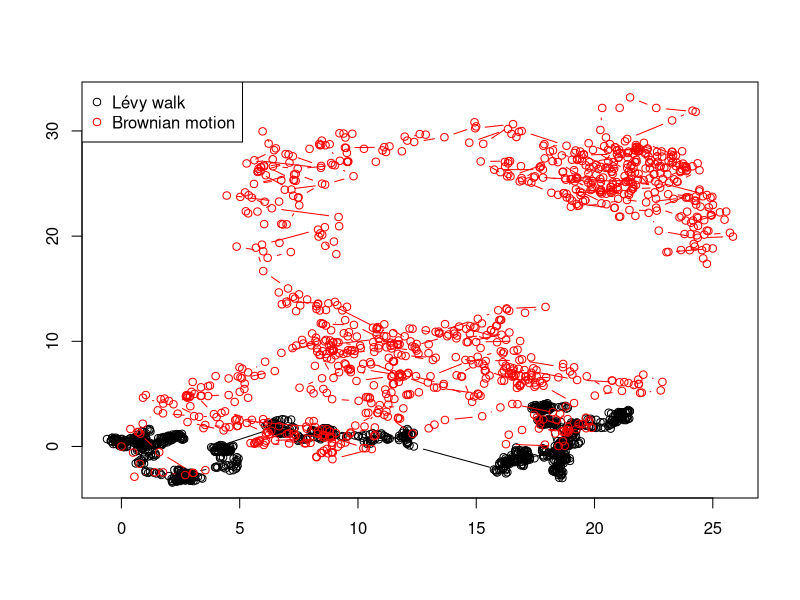
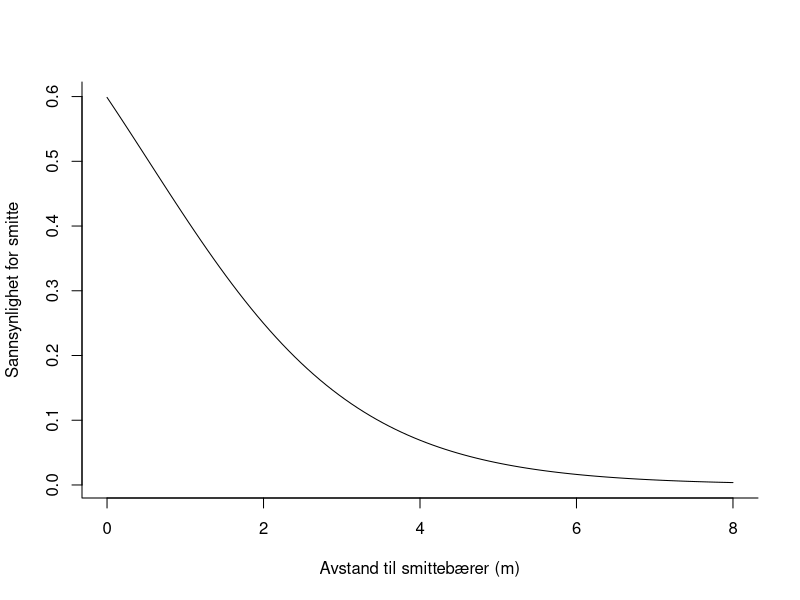
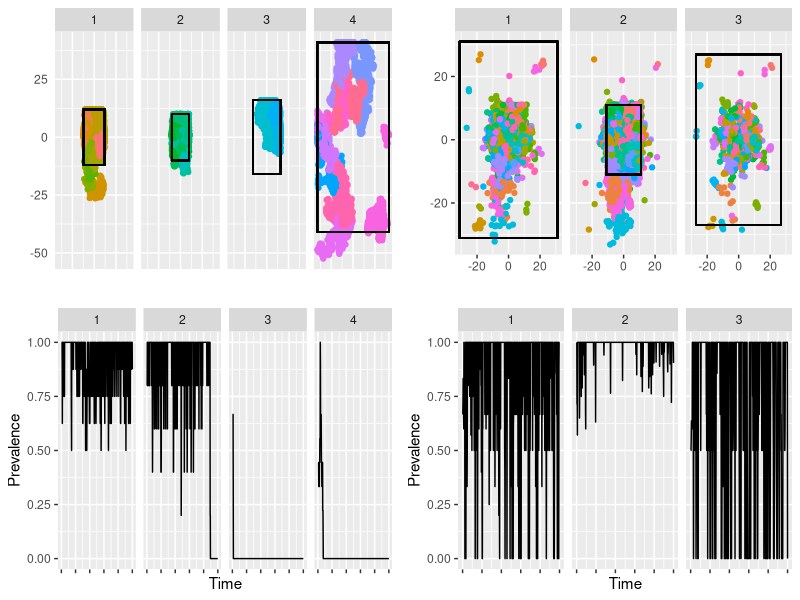

These figures' R source, in order:
## ---- chunk 1
# , fig.cap="Forskjellen mellom Lévy walk og Brownian motion", echo = F
Walk = function(n = 100, alpha = 2, fmin = .1, fmax = 100, type = "Levy"){
  alpha=2;
  x=rep(0,n)
  y=rep(0,n)
  
  for (i in 2:n){
    theta <- runif(n-1)*2*pi
    if(type=="Levy"){
      f <- runif(n-1, fmax^(-alpha), fmin^(-alpha))^(-1/alpha)
    }else if(type=="Brownian"){
      f <- rnorm(n-1)
    }
    
    x <- c(0, cumsum(f*cos(theta)))
    y <- c(0, cumsum(f*sin(theta)))
  }
  cbind(x, y)
}
df = Walk(n = 1000, type = "Levy")
df2 = Walk(n = 1000, type = "Brownian")
plot(df[,2]~df[,1], type ="b", xlim = range(c(df[,1], df2[,1])), ylim = range(c(df[,2], df2[,2])), xlab = "", ylab = "")
points(df2[,2]~df2[,1], type ="b", col = "red")
legend("topleft",
       c("Lévy walk", "Brownian motion"),
       col = c("black", "red"),
       pch = c(1,1))


## ---- chunk 2
# , fig.cap="Sannsynligheten for smittet som en funksjon av avstanden til nærmeste vert.", echo = F
library(boot)
par(bty = "L")
curve(inv.logit(.4 - 0.75*x), from = 0, to = 8, ylab = "Sannsynlighet for smitte", xlab = "Avstand til smittebærer (m)")

## ---- chunk 3
#### BROWNIAN MOTION
# https://www.stat.berkeley.edu/~aldous/Research/Ugrad/ZY1.pdf
library(data.table);library(ggplot2)
library(boot)
library(ggplot2)
library(cowplot)

#6.Brownian Motion with Boundary Coding
DiseaseMotions = function(SimLength = 500, nBoxes = 4, nIndRange = 3:10, ArenaDimRange = 10:50,
                          DispRate = .05, Virulence = .25 ){
  # SimLength = 100; nBoxes = 4; nIndRange = 3:10; ArenaDimRange = 10:50;  DispRate = .05; Virulence = .25
  N = SimLength
  # Number of arenas
  nBoxes
  # Individuals per arenas
  nInd = sample(nIndRange,nBoxes)
  
  # Create a matrix which contains info on which arena each player (column) is in at a given time (row)
  BoxStatus = matrix(nrow = N, ncol = sum(nInd))
  BoxStatus[1,]<-rep(1:nBoxes, nInd)
  
  # Dimensions of the arenas
  Dims = sample(ArenaDimRange, nBoxes)
  # set up arenas
  ub = Dims; lb = -Dims
  
  #Movements
  dx = array(rnorm(n = N*sum(nInd)), c(N,sum(nInd)))
  dy = array(rnorm(n = N*sum(nInd)), c(N,sum(nInd)))
  
  # Positions
  xpos = array(rep(1,N*sum(nInd)), c(N,sum(nInd))); ypos = array(rep(1,N*sum(nInd)), c(N,sum(nInd)))
  
  # Create a matrix which contains info on which infection status of each player (column) is in at a given time (row)
  IStatus = matrix(nrow = N, ncol = sum(nInd))
  # sample infected individuals, and how long they should be sick
  DiseaseDuration = 5
  Is = sample(1:0, sum(nInd), replace = T)
  Is[Is==1]<-rpois(length(which(Is==1)), DiseaseDuration)
  IStatus[1,]<-Is
  
  
  #print(unique(BoxStatus[1,]))
  
  for(Time in 1:(N-1)){
   # print(paste("Time:",Time))
    if(Time == 1){
      # For the first round, randomly place the players inside their respective arenas
      for(Box in 1:nBoxes){
        xpos[1,BoxStatus[1,]==Box]<-dx[1,BoxStatus[1,]==Box]<-runif(n = length(which(BoxStatus[1,]==Box)), min = lb[Box], max = ub[Box])
        ypos[1,BoxStatus[1,]==Box]<-dy[1,BoxStatus[1,]==Box]<-runif(n = length(which(BoxStatus[1,]==Box)), min = lb[Box], max = ub[Box])
      }
    }
    
    
    # Should we move any individuals?
   # print("Dispersal")
    for(Box in 1:nBoxes){
      # sample how many individuals that disperse from Box, ensuring that we don't disperse more than are actually present
      Dispersers = min(c(length(which(BoxStatus[Time,]==Box)),
                         rpois(1, lambda = DispRate*sqrt(ub[Box]^2))))
      # Sample target arena dependent on potential target areas, i.e. more likely to go to large patches than small patches
      Target = sample(1:(nBoxes-1),Dispersers,prob = (ub[-Box]^2)/sum(ub[-Box]^2), replace = T)
      BoxStatus[Time,sample(which(BoxStatus[Time,]==Box), Dispersers, replace = F)]<-Target
    }
    
    
   # print("Movement")
    # Start looping
    for(Ind in 1:sum(nInd)){
      BoxStatus[Time+1,Ind]<-BoxStatus[Time,Ind]
      if((xpos[Time,Ind] + dx[Time+1,Ind]) > ub[BoxStatus[Time,Ind]]){
        xpos[Time+1,Ind] = ub[BoxStatus[Time,Ind]] # x above, move to upper boundary
      }else{
        if((xpos[Time,Ind] + dx[Time+1,Ind]) < lb[BoxStatus[Time,Ind]]){
          xpos[Time+1,Ind] = lb[BoxStatus[Time,Ind]] # x below, move to lower boundary
        }else{
          xpos[Time+1,Ind] = xpos[Time,Ind] + dx[Time+1,Ind] # x within boundaries, move as planned
          if((ypos[Time,Ind] + dy[Time+1,Ind]) > ub[BoxStatus[Time,Ind]]){
            ypos[Time+1,Ind] = ub[BoxStatus[Time,Ind]] # y above, move to upper boundary
          }else{
            if((ypos[Time] + dy[Time + 1,Ind]) < lb[BoxStatus[Time,Ind]]){
              dy[Time+1,Ind] = lb[BoxStatus[Time,Ind]] # y below, move to lower boundary
            }else{
              ypos[Time+1,Ind] = ypos[Time,Ind] + dy[Time+1,Ind]# y within boundaries, move as planned
            }}}}
      #}
    }
    
    
    # # Infection status
   # print("Diseases")
    for(Box in 1:nBoxes){
      # First, ask if there are any sick individuals in the target arena
      # And there should be more than one individual present in the arena
      if(any(IStatus[Time,BoxStatus[Time,]==Box]>=Time) & length(which(BoxStatus[Time,]==Box))>1){
        # Calculate among individual distances
        tmp = as.matrix(dist(cbind(xpos[Time,BoxStatus[Time,]==Box],
                                   ypos[Time,BoxStatus[Time,]==Box]), diag = T, upper = T))
        
        
        # Who gets sick according to distance?
        mat = inv.logit(2 - Virulence*tmp)
        Infected = apply(as.matrix(mat), c(1,2), function(x){sample(1:0, 1, prob = c(x,1-x))})
        # Does any get infected?
        if(any(Infected[lower.tri(Infected)]>0)){
          # extract the ones who gets infected this round, i.e. remove those who are sick from before
          I2 = Infected[ which(IStatus[Time,BoxStatus[Time,]==Box]>=Time),]
          if(any(I2)>0){
            if(!is.null(dim(I2))){
              NuSick = which(sapply(which(apply(I2, 2, function(x) any(x>0))),
                                    function(x) !x %in% which(IStatus[Time,BoxStatus[Time,]==Box]>=Time)))
            }else{
              NuSick = which(sapply(which(I2>0),
                                    function(x) !x %in% which(IStatus[Time,BoxStatus[Time,]==Box]>=Time)))
            }
            # Locate the ones who gets infected, and insert the time until they are well again
            if(length(NuSick)>0){
              IStatus[Time,which(BoxStatus[Time,]==Box)[NuSick]]<-Time + rpois(n = length(NuSick), DiseaseDuration)
            }
          }
          
          
          
        }
      }
    }
    
    # Move the infection statuses forward
    IStatus[Time+1,]<-IStatus[Time,]
    
    
  }
  #print(unique(BoxStatus[1,]))
  dt = rbindlist(lapply(1:sum(nInd), function(x){
    dt = data.table(Ind = x, posX = xpos[,x], posY = ypos[,x], Box = BoxStatus[,x])
    dt[,Time:=1:nrow(dt)]
    dt[,lb:=lb[BoxStatus[,x]]][,ub:=ub[BoxStatus[,x]]][,Sick:=IStatus[,x]]
    dt
  }))
  
  dt[,SickNow:=ifelse(Time<=Sick,"Yes", "No")]
  dt[,nInd:=uniqueN(Ind), c("Time", "Box")]
  dt[,Prevalence:=length(which(.SD$SickNow=="Yes"))/nInd, c("Time", "Box")]
  setorder(dt, Time, Ind)
  return(dt)
}


tmp = DiseaseMotions(SimLength = 500, nBoxes = 4, DispRate = 0.00001)
tmp2 = DiseaseMotions(SimLength = 500, nBoxes = 4, DispRate = 0.25)

# ISSUES:
# we sometimes loose arenas!
  # is it because everyone moves away immediately?
  #
# and sometimes individuals tend to get lost in the south
P1 = ggplot(data = tmp[,.SD[1], c("Time", "Box")], 
       mapping = aes(x = Time, y = Prevalence))+
  geom_line()+
  facet_grid(.~Box)+
  theme(axis.text.x = element_blank())

S1 = ggplot(data = tmp, mapping = aes(x = posX, y = posY, col = factor(Ind),xmin = lb, ymin = lb, xmax = ub, ymax = ub))+
  geom_point()+facet_grid(.~Box)+geom_rect(fill = NA, col = "black")+ theme(legend.position = "none")+
  theme(axis.text.x = element_blank(), axis.ticks = element_blank()) + xlab("") + ylab("")


P2 = ggplot(data = tmp2[,.SD[1], c("Time", "Box")], 
            mapping = aes(x = Time, y = Prevalence))+
  geom_line()+
  facet_grid(.~Box)+
  theme(axis.text.x = element_blank())

S2 = ggplot(data = tmp2, mapping = aes(x = posX, y = posY, col = factor(Ind),xmin = lb, ymin = lb, xmax = ub, ymax = ub))+
  geom_point()+facet_grid(.~Box)+geom_rect(fill = NA, col = "black")+ theme(legend.position = "none") + xlab("") + ylab("")


plot_grid(S1, P1, S2, P2, byrow = F, nrow = 2)

